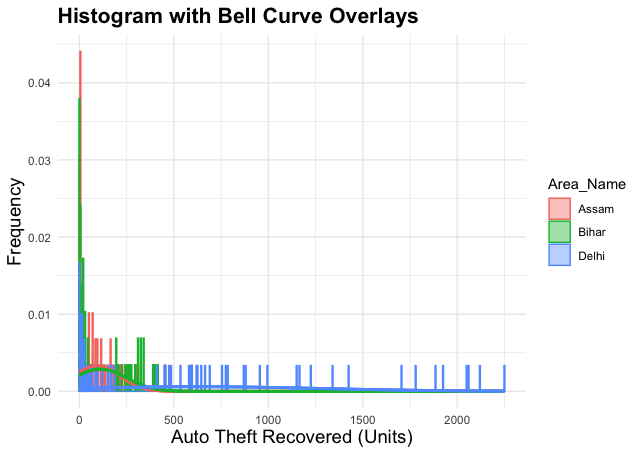

Recreate this plot in R.
library(ggplot2)
library(dplyr)
library(readr)

url <- "https://raw.githubusercontent.com/rahul-1195/A250-DS-304/main/Auto_theft%20.csv"
data <- read_csv(url)

data$Auto_Theft_Recovered <- as.numeric(data$Auto_Theft_Recovered)
stats <- data %>%
  group_by(Area_Name) %>%
  summarise(
    mean_recovered = mean(Auto_Theft_Recovered, na.rm = TRUE),
    sd_recovered = sd(Auto_Theft_Recovered, na.rm = TRUE)
  )

data <- merge(data, stats, by = "Area_Name")
ggplot(data, aes(x = Auto_Theft_Recovered, fill = Area_Name, color = Area_Name)) +
  geom_histogram(aes(y = ..density..), position = "identity", alpha = 0.4, binwidth = 5) +
  stat_function(
    fun = dnorm,
    args = list(mean = mean(data$Auto_Theft_Recovered[data$Area_Name == unique(data$Area_Name)[1]], na.rm = TRUE),
                sd = sd(data$Auto_Theft_Recovered[data$Area_Name == unique(data$Area_Name)[1]], na.rm = TRUE)),
    color = scales::hue_pal()(3)[1], size = 1
  ) +
  stat_function(
    fun = dnorm,
    args = list(mean = mean(data$Auto_Theft_Recovered[data$Area_Name == unique(data$Area_Name)[2]], na.rm = TRUE),
                sd = sd(data$Auto_Theft_Recovered[data$Area_Name == unique(data$Area_Name)[2]], na.rm = TRUE)),
    color = scales::hue_pal()(3)[2], size = 1
  ) +
  stat_function(
    fun = dnorm,
    args = list(mean = mean(data$Auto_Theft_Recovered[data$Area_Name == unique(data$Area_Name)[3]], na.rm = TRUE),
                sd = sd(data$Auto_Theft_Recovered[data$Area_Name == unique(data$Area_Name)[3]], na.rm = TRUE)),
    color = scales::hue_pal()(3)[3], size = 1
  ) +
  labs(
    title = "Histogram with Bell Curve Overlays",
    x = "Auto Theft Recovered (Units)",
    y = "Frequency"
  ) +
  theme_minimal() +
  theme(
    plot.title = element_text(size = 16, face = "bold"),
    axis.title.x = element_text(size = 14),
    axis.title.y = element_text(size = 14)
  )
